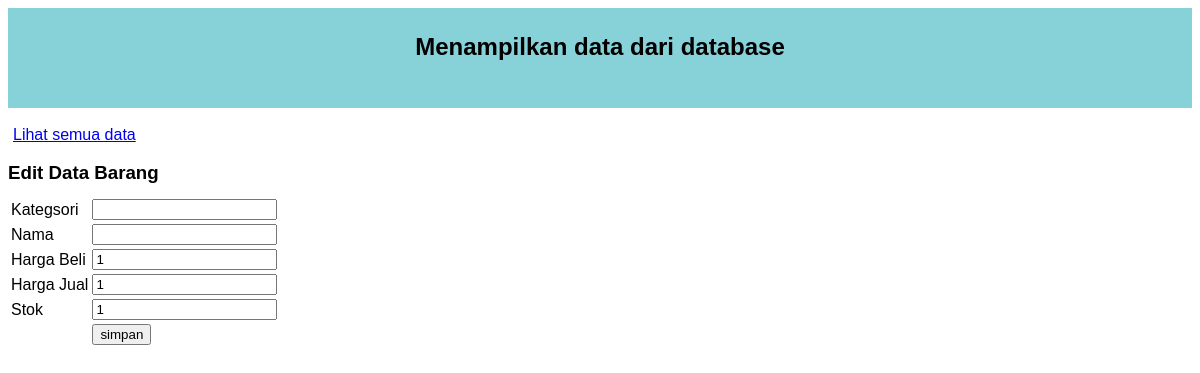
The page /edit.php?id=1 on the database its author committed.
### tables this page shows
CREATE TABLE `barang` (
  `id` int NOT NULL,
  `kategori` varchar(255) NOT NULL,
  `nama` varchar(255) NOT NULL,
  `harga_beli` int NOT NULL,
  `harga_jual` int NOT NULL,
  `stok` int NOT NULL
);

### edit.php (the view, shortened to what this page needs)
<?php
include "koneksi.php" ;
$id = $_GET['id'] ;
$brg = $host->query("select * from barang where id = '$id'") ;
?>
<!DOCTYPE html>
<html>
<head>
    <link rel="stylesheet" href="style.css">
</head>
<body>
    <div class="judul">
        <h2> Menampilkan data dari database<h2>
    </div>
    <a href="index.php"> Lihat semua data </a>
    <h3>Edit Data Barang</h3>
    <?php
    while($data = mysqli_fetch_array($brg)){
    ?>
    <form method="post" action="update.php">
        <table>
            <tr>
                <td>Kategsori</td>
                <td><input type="text" name="kategori" value="<?php echo $data['kategori'] ?>"></td>
            </tr>
            <tr>
                <td>Nama</td>
                <td><input type="text" name="nama" value="<?php echo $data['nama'] ?>"></td>
            </tr>
            <tr>
                <td>Harga Beli</td>
                <td><input type="text" name="harga_beli" value="<?php echo $data['harga_beli'] ?>"></td>
            </tr>
            <tr>
                <td>Harga Jual</td>
                <td><input type="text" name="harga_jual" value="<?php echo $data['harga_jual'] ?>"></td>
            </tr>
            <tr>
                <td>Stok</td>
                <td><input type="text" name="stok" value="<?php echo $data['stok'] ?>"></td>
            </tr>
            <tr>
                <td></td>
                <td><input type="submit" value="simpan"></td>
            </tr>
        </table>
    </form>
    <?php
    }
    ?>
</body>
<html

### style.css (style rules this page uses)
body { font-family: "Arial"; color: "#000"; }
.judul { background: #87d1d8; padding: 5px; text-align: center; }
.judul h1, h2, h3 { height: 15px; }
a { padding: 5px; }

### rows shown on the page
barang: harga_beli "1", harga_jual "1", stok "1"
